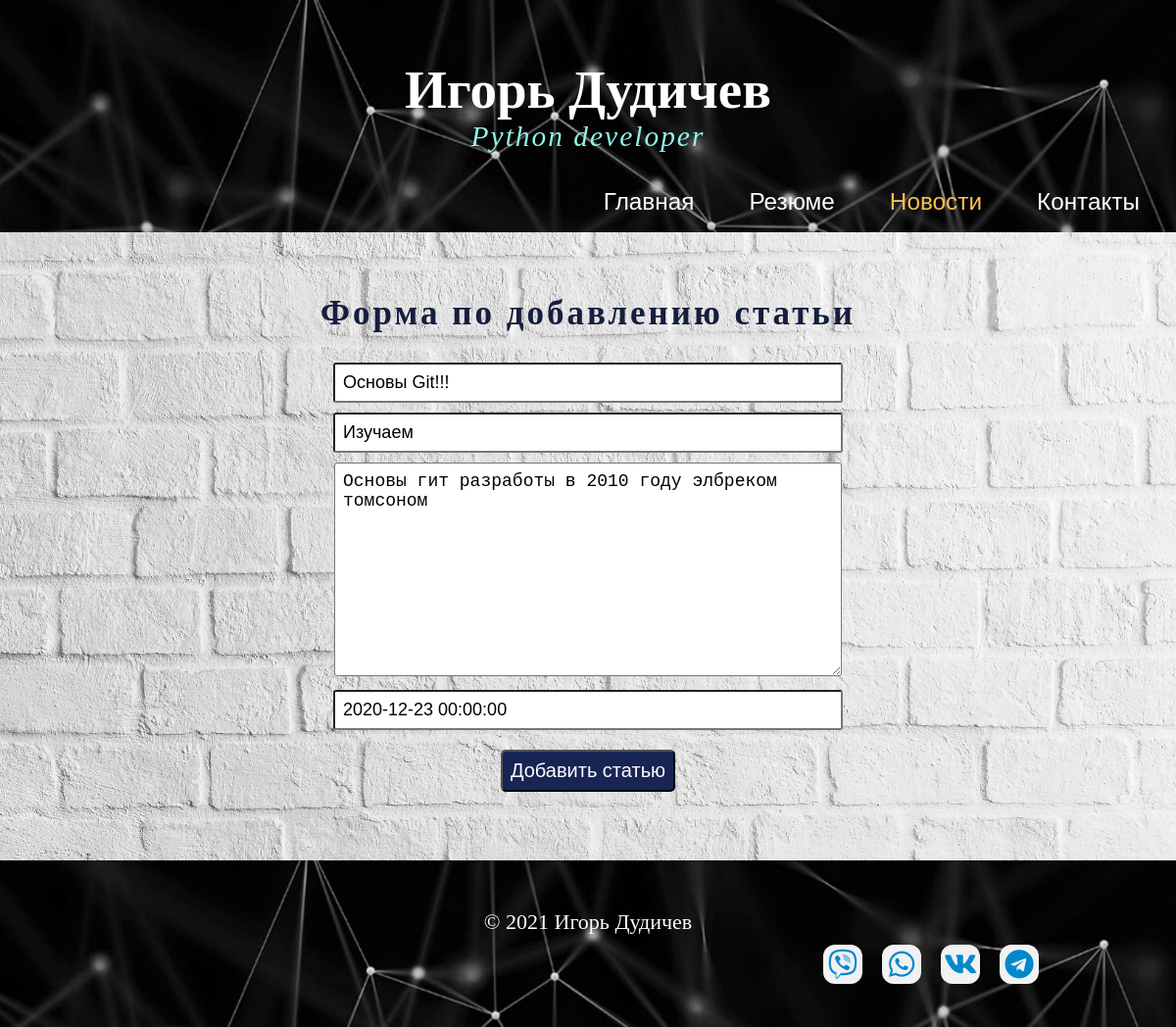
The app's page /news/7/update with its own data.
### news/models.py (models this page shows, shortened)
class Article(models.Model):
	title = models.CharField('Название', max_length=50)
	anons = models.CharField('Анонс', max_length=250)
	full_text = models.TextField('Статья')
	date = models.DateTimeField('Дата публикации')
	class Meta:
		verbose_name = 'Новость'
		verbose_name_plural = 'Новости'

### news/views.py (the view)
# urls.py: path('<int:pk>/update', views.NewsUpdateView.as_view(), name='news-update'),
class NewsUpdateView(UpdateView):
	model = Article
	template_name = 'news/create.html'
	form_class = ArticleForm

### news/forms.py
class ArticleForm(ModelForm):
	class Meta:
		model = Article
		fields = ['title', 'anons', 'full_text', 'date']
		widgets = {
			"title" : TextInput(attrs={
				'class' : 'form-control',
				'placeholder' : "Название статьи"
				}),
			"anons" : TextInput(attrs={
				'class' : 'form-control',
				'placeholder' : "Анонс статьи"
				}),
			"full_text" : Textarea(attrs={
				'class' : 'form-control',
				'placeholder' : "Текст статьи"
				}),
			"date" : DateTimeInput(attrs={
				'class' : 'form-control',
				'placeholder' : "Дата публикации"
				})
		}

### news/templates/news/create.html (shortened to what this page needs)
{% extends 'webexample/layout.html' %}
{% block info_menu %}
          <ul class = "menu">
            <li><a href="{% url 'home' %}">Главная</a></li>
            <li><a href="{% url 'rezume' %}">Резюме</a></li>
            <li class="selected"><a href="{% url 'news_home' %}">Новости</a>
            </li>
            <li><a href="{% url 'contact' %}">Контакты</a></li>
          </ul>
{% endblock %}
{% block content %}
        <div class="add_news">
        <h2>Форма по добавлению статьи</h2>
        <form method="Post">
          {{ form.title }} <br>
          {{ form.anons }}<br>
          {{ form.full_text }} <br>
          {{ form.date }} <br>
          <button type="submit" class="btn btn-success">Добавить статью</button>
        </form>
        </div>
{% endblock %}

### webexample/static/webexample/css/style.css (style rules this page uses)
* { margin: 0; padding: 0; }
ul.menu { float: right; }
ul.menu li { float: left; padding: 0 0 0 1px; list-style: none; margin: 10px 2px 0 0; }
ul.menu li a { font: normal 100% 'trebuchet ms', sans-serif; display: block; height: 20px; padding: 6px 35px 5px 18px; color: #fff; text-decoration: none; }
ul.menu li.selected a { color: #f7c155; }
.btn { padding: 8px; background-color: white; cursor:pointer; }
.add_news { text-align: center; }
.add_news h2 { font-size: 35px; margin-bottom: 20px; letter-spacing: 3px; color: #151e3d; }
.form-control { width: 500px; padding: 8px; margin-top: 10px; font-size: 18px; border-radius: 3px; }
.btn-success { background-color: #172454; margin-top: 20px; color: white; font-size: 20px; border-radius: 5px; }

### records on screen
Article: title "Основы Git!!!", anons "Изучаем", full_text "Основы гит разработы в 2010 году элбреком томсоном", date "2020-12-23 00:00:00"
